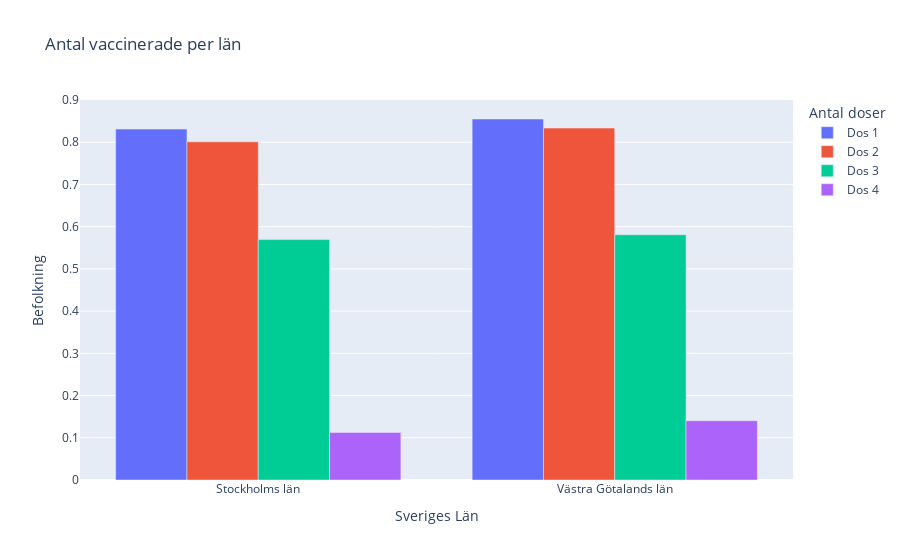

Notebook code for this chart:
### Markdown cell above
# F (b)

### Code cell
# Received help in order to group both provinces together to create 4 variables instead of 8
västra_göta_stockh = vaccin[(vaccin["Län_namn"] == "Västra Götalands län") | (vaccin["Län_namn"] == "Stockholms län")]
västra_göta_stockh_group = västra_göta_stockh.groupby("Län")

# works same as exercise above after grouping
andel_dos1 = västra_göta_stockh_group["Antal minst 1 dos"].sum() / västra_göta_stockh_group["Befolkning"].sum()
andel_dos2 = västra_göta_stockh_group["Antal minst 2 doser"].sum() / västra_göta_stockh_group["Befolkning"].sum()
andel_dos3 = västra_göta_stockh_group["Antal 3 doser"].sum() / västra_göta_stockh_group["Befolkning"].sum()
andel_dos4 = västra_göta_stockh_group["Antal 4 doser"].sum() / västra_göta_stockh_group["Befolkning"].sum()

fig = px.bar(
    y=[andel_dos1, andel_dos2, andel_dos3, andel_dos4],
    x=västra_göta_stockh.Län_namn.unique(),
    barmode="group",  # groups the bars next to eachother instead of stacking on eachother
    labels={
        "value": "Befolkning",
        "variable": "Antal doser",
        "x": "Sveriges Län",
    },
    title="Antal vaccinerade per län"
)

newnames = {
    "wide_variable_0": "Dos 1",
    "wide_variable_1": "Dos 2",
    "wide_variable_2": "Dos 3",
    "wide_variable_3": "Dos 4"
}

# same solution as above exercise
fig.for_each_trace(lambda t: t.update(name=newnames[t.name]))
fig.show()

fig.write_html("../Labb_1/Visualiseringar/Andel_vaccinerade_vg_sthl.html")

### Figure 1 — Plotly figure (JSON) as saved in the notebook; plotly's stock layout.template omitted (floating-point values rounded to 4 significant figures)
{"data": [{"alignmentgroup": "True", "hovertemplate": "Antal doser=wide_variable_0<br>Sveriges Län=%{x}<br>Befolkning=%{y}<extra></extra>", "legendgroup": "wide_variable_0", "marker": {"color": "#636efa", "pattern": {"shape": ""}}, "name": "Dos 1", "offsetgroup": "wide_variable_0", "orientation": "v", "showlegend": true, "textposition": "auto", "type": "bar", "x": ["Stockholms län", "Västra Götalands län"], "xaxis": "x", "y": [0.8312, 0.8551], "yaxis": "y"}, {"alignmentgroup": "True", "hovertemplate": "Antal doser=wide_variable_1<br>Sveriges Län=%{x}<br>Befolkning=%{y}<extra></extra>", "legendgroup": "wide_variable_1", "marker": {"color": "#EF553B", "pattern": {"shape": ""}}, "name": "Dos 2", "offsetgroup": "wide_variable_1", "orientation": "v", "showlegend": true, "textposition": "auto", "type": "bar", "x": ["Stockholms län", "Västra Götalands län"], "xaxis": "x", "y": [0.8011, 0.8336], "yaxis": "y"}, {"alignmentgroup": "True", "hovertemplate": "Antal doser=wide_variable_2<br>Sveriges Län=%{x}<br>Befolkning=%{y}<extra></extra>", "legendgroup": "wide_variable_2", "marker": {"color": "#00cc96", "pattern": {"shape": ""}}, "name": "Dos 3", "offsetgroup": "wide_variable_2", "orientation": "v", "showlegend": true, "textposition": "auto", "type": "bar", "x": ["Stockholms län", "Västra Götalands län"], "xaxis": "x", "y": [0.5695, 0.5809], "yaxis": "y"}, {"alignmentgroup": "True", "hovertemplate": "Antal doser=wide_variable_3<br>Sveriges Län=%{x}<br>Befolkning=%{y}<extra></extra>", "legendgroup": "wide_variable_3", "marker": {"color": "#ab63fa", "pattern": {"shape": ""}}, "name": "Dos 4", "offsetgroup": "wide_variable_3", "orientation": "v", "showlegend": true, "textposition": "auto", "type": "bar", "x": ["Stockholms län", "Västra Götalands län"], "xaxis": "x", "y": [0.1127, 0.1404], "yaxis": "y"}], "layout": {"barmode": "group", "legend": {"title": {"text": "Antal doser"}, "tracegroupgap": 0}, "title": {"text": "Antal vaccinerade per län"}, "xaxis": {"anchor": "y", "domain": [0, 1], "title": {"text": "Sveriges Län"}}, "yaxis": {"anchor": "x", "domain": [0, 1], "title": {"text": "Befolkning"}}}}
